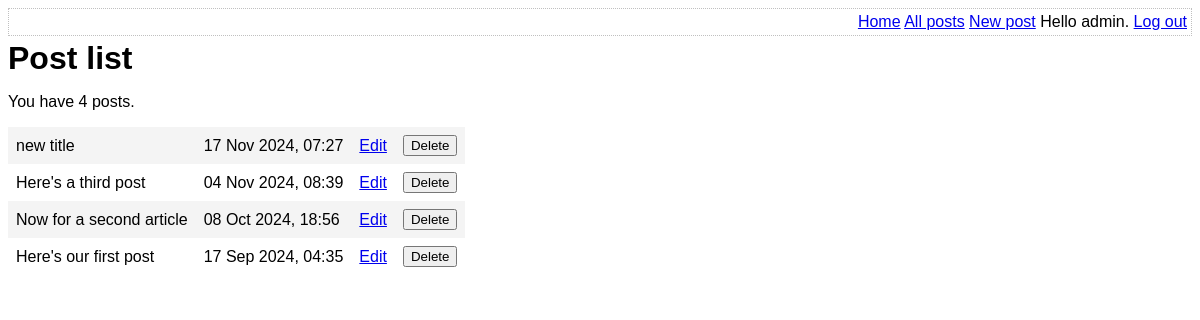
/list-posts.php (signed in), run on an earlier commit of the app's database.
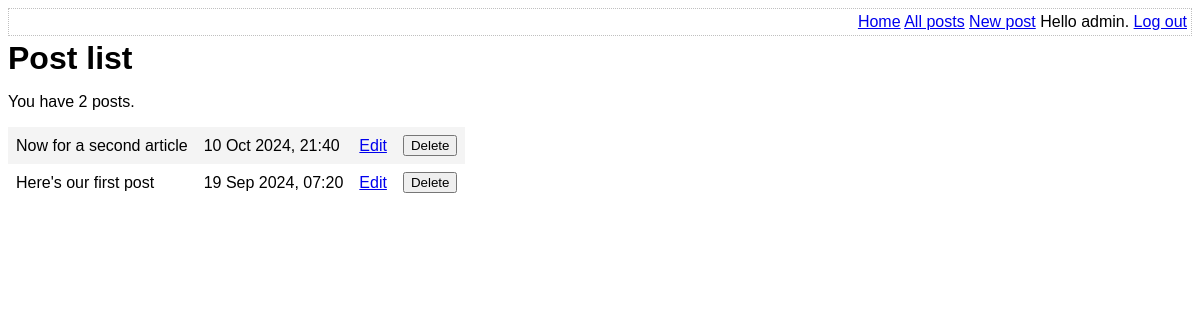
And on a later commit of the database.
### tables this page shows
CREATE TABLE post (
	id INTEGER PRIMARY KEY AUTOINCREMENT NOT NULL,
	title VARCHAR NOT NULL,
	body VARCHAR NOT NULL,
	user_id INTEGER NOT NULL,
	created_at VARCHAR NOT NULL,
	updated_at VARCHAR,
	FOREIGN KEY (user_id) REFERENCES user(id)
);

### lib/common.php (called while the page is built, shortened)
<?php
function htmlEscape($html)
{
    return htmlspecialchars($html, ENT_HTML5, 'UTF-8');
}
function convertSqlDate($sqlDate)
{
    $date = DateTime::createFromFormat('Y-m-d H:i:s', $sqlDate);
    return $date->format('d M Y, H:i');
}
function getAllPosts(PDO $pdo)
{
    $stmt = $pdo -> query(
        'SELECT id, title, created_at, body FROM post ORDER BY created_at DESC'
    );
    return $stmt->fetchAll(PDO::FETCH_ASSOC);
}

### list-posts.php (the view, shortened to what this page needs)
<?php
require 'lib/common.php';
$pdo = getPDO();
$posts = getAllPosts($pdo);
?>
<DOCTYPE html>
<html>
    <head>
        <?php require 'templates/head.php' ?>
    </head>
    <body>
        <?php require 'templates/top-menu.php' ?>
        <h1> Post list </h1>
        <p> You have <?php echo count($posts)?> posts. </p>
        <form method="post">
            <table id="post-list">
                <tbody>
                    <?php foreach ($posts as $post): ?>
                        <tr>
                            <td>
                                <?php echo htmlEscape($post['title'])?>
                            </td>
                            <td>
                                <?php echo convertSqlDate($post['created_at']) ?>
                            </td>
                            <td>
                                <a href="edit-post.php?post_id=<?php echo $post['id']?>">Edit</a>
                            </td>
                            <td>
                                <input
                                    type="submit"
                                    name="delete-post[<?php echo $post['id']?>]"
                                    value="Delete"
                                />
                            </td>
                        </tr>
                        <?php endforeach ?>
                </tbody>
            </table>
        </form>
    </body>
</html>

What changed in the data, as far as the page shows it:
removed post: title "new title", created_at "17 Nov 2024, 07:27"
removed post: title "Here's a third post", created_at "04 Nov 2024, 08:39"
changed post "Now for a second article": created_at "08 Oct 2024, 18:56" → "10 Oct 2024, 21:40"
changed post "Here's our first post": created_at "17 Sep 2024, 04:35" → "19 Sep 2024, 07:20"
Also different on the page:
count($posts): "4" → "2"
